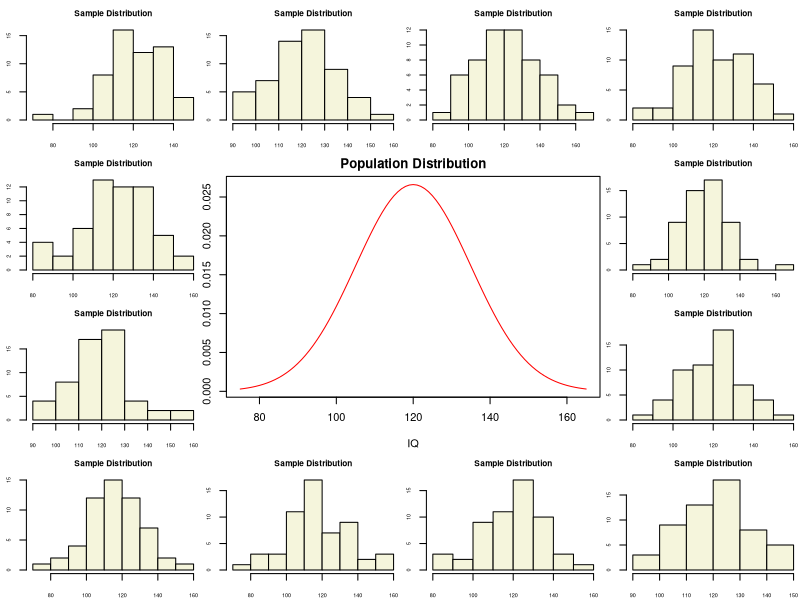
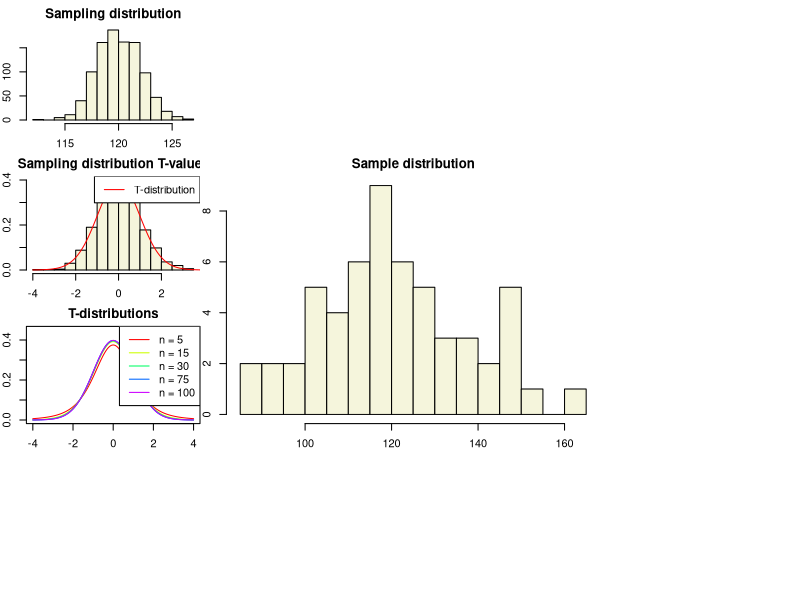
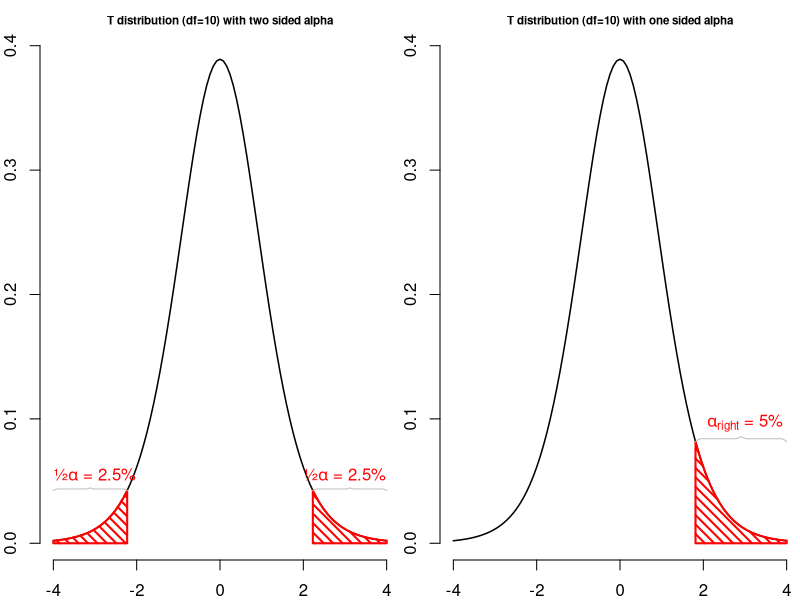
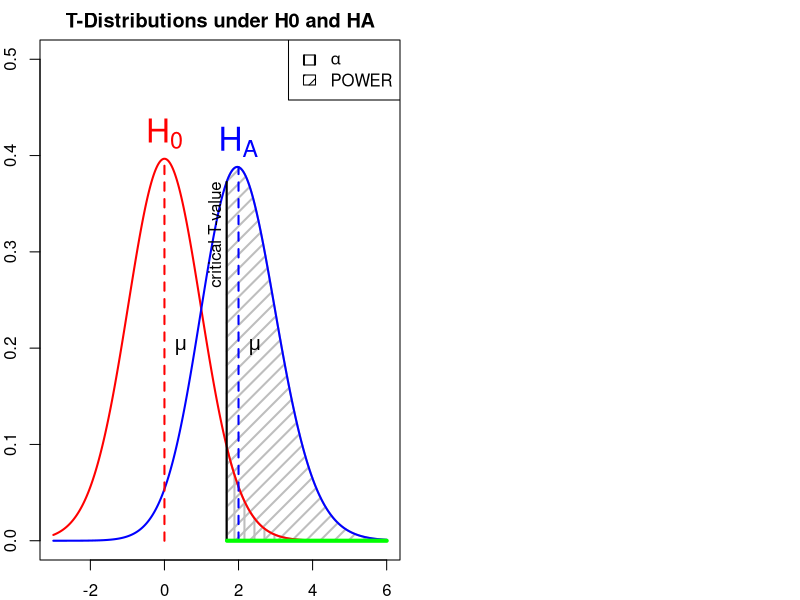

R code for these plots, in order:
## ---- chunk 1
#| output-location: slide
#| code-line-numbers: "3|6-7|14"

layout(matrix(c(2:6,1,1,7:8,1,1,9:13), 4, 4))

n  = 56    # Sample size
df = n - 1 # Degrees of freedom

mu    = 120
sigma = 15

IQ = seq(mu-45, mu+45, 1)

par(mar=c(4,2,2,0))  
plot(IQ, dnorm(IQ, mean = mu, sd = sigma), type='l', col="red", main = "Population Distribution")

n.samples = 12

for(i in 1:n.samples) {
  
  par(mar=c(2,2,2,0))  
  hist(rnorm(n, mu, sigma), main="Sample Distribution", cex.axis=.5, col="beige", cex.main = .75)
  
}
## ---- chunk 2
x = rnorm(n, mu, sigma); x
## ---- chunk 3
#| output-location: slide
hist(x, main = "Sample distribution", col = "beige", breaks = 15)
text(80, 10, round(mean(x),2))
## ---- chunk 4
#| code-line-numbers: "1|6|7|8|9"

n.samples     = 1000
mean.x.values = vector()
sd.x.values   = vector()
se.x.values   = vector()

for(i in 1:n.samples) {
  x = rnorm(n, mu, sigma)
  mean.x.values[i] = mean(x)
  se.x.values[i]   = (sd(x) / sqrt(n))
  sd.x.values[i]   = sd(x)
}
## ---- chunk 5
# kableExtra::kable( head(cbind(mean.x.values, se.x.values)) )
head(cbind(mean.x.values, se.x.values))
tail(cbind(mean.x.values, se.x.values))
## ---- chunk 6
#| output-location: slide

hist(mean.x.values, 
     col  = "beige", 
     main = "Sampling distribution", 
     xlab = "all sample means")
## ---- chunk 7
t = (mean(x) - mu) / (sd(x) / sqrt(n))
t
## ---- chunk 8
t.values = (mean.x.values - mu) / se.x.values
## ---- chunk 9
tail(cbind(mean.x.values, mu, se.x.values, t.values))
## ---- chunk 10
#| output-location: slide

hist(t.values, 
     freq = F, 
     main = "Sampling distribution T-values", 
     xlab = "T-values",
     col  = "beige",
     ylim = c(0, .4))
T = seq(-4, 4, .01)
lines(T, dt(T,df), col = "red")
legend("topright", lty = 1, col="red", legend = "T-distribution")
## ---- chunk 11
multiple.n  = c(5, 15, 30, 75, 100)
multiple.df = multiple.n - 1
col         = rainbow(length(multiple.df))

plot(T,  dt(T, multiple.df[1]), type = "l", 
     xlim = c(-4,4), ylim = c(0,.45), 
     xlab = "T", ylab="density", 
     col = col[1], main="T-distributions" )

for(i in 2:length(multiple.df)) { 
  
  lines(T, dt(T, multiple.df[i]), type="l", col=col[i])
  } 
legend("topright", legend = paste("n =",multiple.n), lty=1, col = col)
## ---- chunk 12
layout(matrix(1:2, 1, 2))


plot(function(x) dt(x, df = 10), -4, 4,
     main="T distribution (df=10) with two sided alpha",
     cex.main = .7,
     xlab="T-value",
     ylab="",
     bty="n",
     lwd=1.5)
     
t = 2

p = pt(1,10)

alpha_r = 1-p


# add p-value
#pol_left = seq(-4,-t,length=20)
#polygon(c(pol_left,rev(pol_left)),  c(rep(0,20), dt( rev(pol_left),  df = 10)), col="red", angle=45, density=15, lwd=2)
#pol_right = seq(4,t,length=20)
#polygon(c(pol_right,rev(pol_right)),c(rep(0,20), dt( rev(pol_right), df = 10)), col="red", angle=45, density=15, lwd=2)

# add alpha

tp95  = qt(.95,10)
tp975 = qt(.975,10)
tp25  = qt(.025,10)

pol_left = seq(-4,tp25,length=20)
polygon(c(pol_left,rev(pol_left)),  c(rep(0,20), dt( rev(pol_left),  df = 10)), col="red", angle=-45, density=15, lwd=2)

pol_left = seq(tp975,4,length=20)
polygon(c(pol_left,rev(pol_left)),  c(rep(0,20), dt( rev(pol_left),  df = 10)), col="red", angle=-45, density=15, lwd=2)

# label alpha
text(-3,dt(tp25 , df = 10),expression(paste("½",alpha       ," = 2.5%",sep="")),pos=3, col='red')
text( 3,dt(tp975, df = 10),expression(paste("½",alpha       ," = 2.5%",sep="")),pos=3, col='red')

xbracket = seq(-4,tp25,length=39)
ybracket = dt(tp25 , df = 10)*c(c(1,1.02),rep(1.03,16),c(1.04,1.05,1.04),rep(1.03,16),c(1.02,1))
lines(xbracket,ybracket,col="gray")

xbracket = seq(tp975, 4,length=39)
ybracket = dt(tp975 , df = 10)*c(c(1,1.02),rep(1.03,16),c(1.04,1.05,1.04),rep(1.03,16),c(1.02,1))
lines(xbracket,ybracket,col="gray")

#text(-4.2,.38,expression(paste("2 sided: P = ",P[left] + P[right]," = 7.34%")),pos=4)

plot(function(x) dt(x, df = 10), -4, 4,
     main="T distribution (df=10) with one sided alpha",
     cex.main = .7,
     xlab="T-value",
     ylab="",
     bty="n", 
     lwd=1.5)

pol_left = seq(tp95,4,length=20)
polygon(c(pol_left,rev(pol_left)),  c(rep(0,20), dt( rev(pol_left),  df = 10)), col="red", angle=-45, density=15, lwd=2)

# label alpha
text( 3,dt(tp95 , df = 10),expression(paste(    alpha[right]," = 5%"  ,sep="")),pos=3, col='red')

# add p-value
#pol_left = seq(-4,-t,length=20)
#polygon(c(pol_left,rev(pol_left)),  c(rep(0,20), dt( rev(pol_left),  df = 10)), col="red", angle=45, density=15, lwd=2)
#pol_right = seq(4,t,length=20)
#polygon(c(pol_right,rev(pol_right)),c(rep(0,20), dt( rev(pol_right), df = 10)), col="red", angle=45, density=15, lwd=2)

#text((-4+tp25)/2,dt(tp25  , df = 10),"{",srt=-90,col="grey")
#text( (4+tp975)/2,dt(tp975, df = 10),"{",srt=-90,col="grey")
#text( (4+tp95)/2,dt(tp95  , df = 10),"{",srt=-90,col="grey")

# label p-values
#text(-t,.01,expression(P[left] ),pos=2,col="red")
#text( t,.01,expression(P[right]),pos=4,col="red")

#text(-t-.1,dt(-t, df = 10)+.003,"T")
#text( t+.1,dt( t, df = 10)+.003,"T")


# text(-4.2,.38 ,"1 sided: P/2 = 3.67%",pos=4)

## 1%   T = 1.81246
## .95% T = 2.228

#polygon(c(0,1,1,0),c(0,0,.3,.3))

pol_left = seq(-4,-t,length=20)

xbracket = seq(tp95,4,length=39)
ybracket = dt(tp95 , df = 10)*c(c(1,1.02),rep(1.03,16),c(1.04,1.05,1.04),rep(1.03,16),c(1.02,1))
lines(xbracket,ybracket,col="gray")
## ---- chunk 13
#| output-location: slide

T = seq(-3,6,.01)
N = 45
E = 2

# Set plot
plot(0,0,
     type = "n",
     ylab = "Density",
     xlab = "T",
     ylim = c(0,.5),
     xlim = c(-3,6),
     main = "T-Distributions under H0 and HA")

critical_t = qt(.05,N-1,lower.tail=FALSE)

# Alpha
range_x = seq(critical_t,6,.01)
polygon(c(range_x,rev(range_x)),
        c(range_x*0,rev(dt(range_x,N-1,ncp=0))),
        col     = "grey",
        density = 10,
        angle   = 90,
        lwd     = 2)

# Power
range_x = seq(critical_t,6,.01)
polygon(c(range_x,rev(range_x)),
        c(range_x*0,rev(dt(range_x,N-1,ncp=E))),
        col     = "grey",
        density = 10,
        angle   = 45,
        lwd     = 2)

lines(T,dt(T,N-1,ncp=0),col="red", lwd=2) # H0 line
lines(T,dt(T,N-1,ncp=E),col="blue",lwd=2) # HA line

# Critical value
lines(rep(critical_t,2),c(0,dt(critical_t,N-1,ncp=E)),lwd=2,col="black")
text(critical_t,dt(critical_t,N-1,ncp=E),"critical T-value",pos=2, srt = 90)

# H0 and HA
text(0,dt(0,N-1,ncp=0),expression(H[0]),pos=3,col="red", cex=2)
text(E,dt(E,N-1,ncp=E),expression(H[A]),pos=3,col="blue",cex=2)

# Mu H0 line
lines(c(0,0),c(0,dt(0,N-1)), col="red",  lwd=2,lty=2)
text(0,dt(0,N-1,ncp=0)/2,expression(mu),pos=4,cex=1.2)
# Mu HA line
lines(c(E,E),c(0,dt(E,N-1,ncp=E)),col="blue",lwd=2,lty=2)
text(E,dt(0,N-1,ncp=0)/2,expression(paste(mu)),pos=4,cex=1.2)

# t-value
lines( c(critical_t+.01,6),c(0,0),col="green",lwd=4)

# Legend
legend("topright", c(expression(alpha),'POWER'),density=c(10,10),angle=c(90,45))
